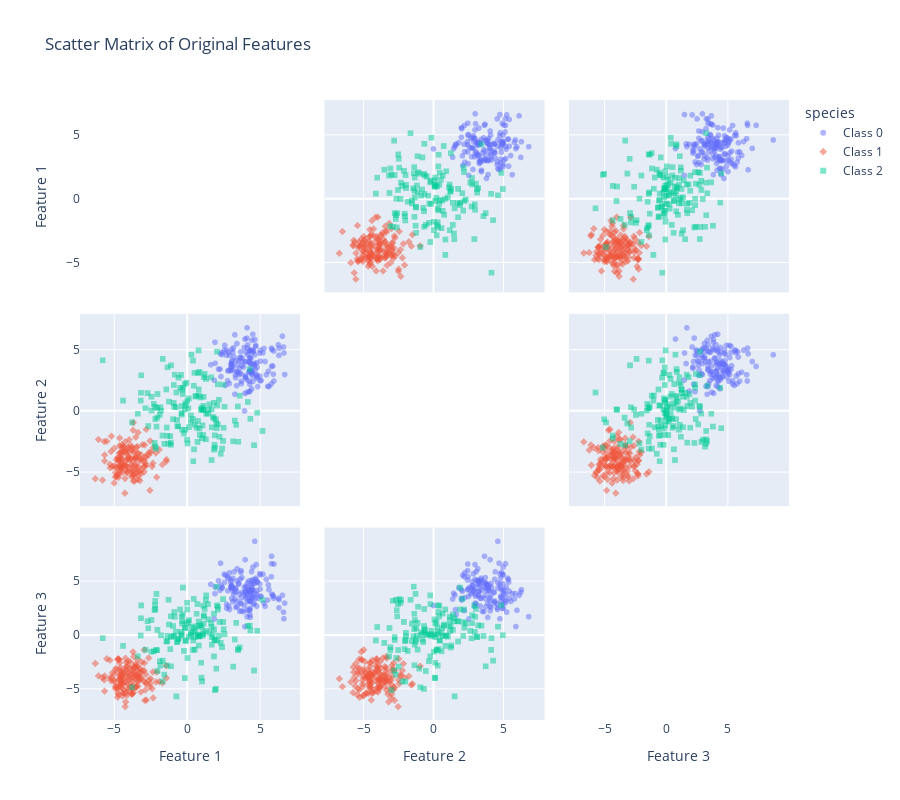

Notebook source saved alongside this figure:
### Code cell
# ---------------------------------------------------------
# 4. Plot 2: Scatter Matrix
# ---------------------------------------------------------
print("Generating Scatter Matrix...")
fig_matrix = px.scatter_matrix(
    df,
    dimensions=feature_names,
    color="species",
    title="Scatter Matrix of Original Features",
    symbol="species",
    opacity=0.5,
    height=800
)
fig_matrix.update_traces(diagonal_visible=False)
fig_matrix.show()

### Figure 1 — Plotly figure (JSON) as saved in the notebook; plotly's stock layout.template omitted (floating-point values rounded to 4 significant figures; data arrays with more than 128 entries replaced by an {"elided": "..."} marker saying what was removed)
{"data": [{"diagonal": {"visible": false}, "dimensions": [{"axis": {"matches": true}, "label": "Feature 1", "values": {"elided": "150 float values"}}, {"axis": {"matches": true}, "label": "Feature 2", "values": {"elided": "150 float values"}}, {"axis": {"matches": true}, "label": "Feature 3", "values": {"elided": "150 float values"}}], "hovertemplate": "species=Class 0<br>%{xaxis.title.text}=%{x}<br>%{yaxis.title.text}=%{y}<extra></extra>", "legendgroup": "Class 0", "marker": {"color": "#636efa", "opacity": 0.5, "symbol": "circle"}, "name": "Class 0", "showlegend": true, "type": "splom"}, {"diagonal": {"visible": false}, "dimensions": [{"axis": {"matches": true}, "label": "Feature 1", "values": {"elided": "150 float values"}}, {"axis": {"matches": true}, "label": "Feature 2", "values": {"elided": "150 float values"}}, {"axis": {"matches": true}, "label": "Feature 3", "values": {"elided": "150 float values"}}], "hovertemplate": "species=Class 1<br>%{xaxis.title.text}=%{x}<br>%{yaxis.title.text}=%{y}<extra></extra>", "legendgroup": "Class 1", "marker": {"color": "#EF553B", "opacity": 0.5, "symbol": "diamond"}, "name": "Class 1", "showlegend": true, "type": "splom"}, {"diagonal": {"visible": false}, "dimensions": [{"axis": {"matches": true}, "label": "Feature 1", "values": {"elided": "150 float values"}}, {"axis": {"matches": true}, "label": "Feature 2", "values": {"elided": "150 float values"}}, {"axis": {"matches": true}, "label": "Feature 3", "values": {"elided": "150 float values"}}], "hovertemplate": "species=Class 2<br>%{xaxis.title.text}=%{x}<br>%{yaxis.title.text}=%{y}<extra></extra>", "legendgroup": "Class 2", "marker": {"color": "#00cc96", "opacity": 0.5, "symbol": "square"}, "name": "Class 2", "showlegend": true, "type": "splom"}], "layout": {"dragmode": "select", "height": 800, "legend": {"title": {"text": "species"}, "tracegroupgap": 0}, "title": {"text": "Scatter Matrix of Original Features"}}}
